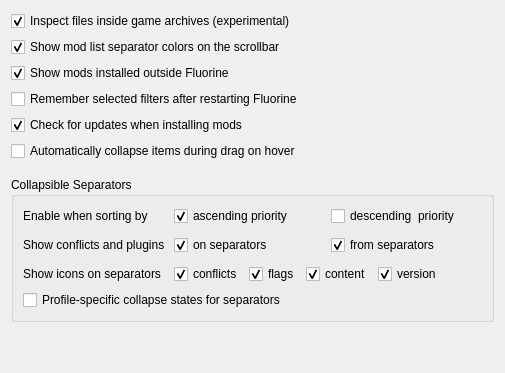
     <widget class="QWidget" name="uiTab">
      <property name="accessibleName">
       <string/>
      </property>
      <attribute name="title">
       <string>Mod List</string>
      </attribute>
      <layout class="QVBoxLayout" name="verticalLayout_19">
       <item>
        <widget class="QCheckBox" name="enableArchiveParsingBox">
         <property name="whatsThis">
          <string>Inspect files inside game archives when checking conflicts. This can slow down large mod lists and may report incomplete results. It does not change which archives the game loads.</string>
         </property>
         <property name="checked">
          <bool>true</bool>
         </property>
         <property name="text">
          <string>Inspect files inside game archives (experimental)</string>
         </property>
         <property name="toolTip">
          <string>Include archive contents when checking mod conflicts. This experimental feature can slow down large mod lists and may report incomplete results.</string>
         </property>
        </widget>
       </item>
       <item>
        <widget class="QWidget" name="widget_11" native="true">
         <layout class="QVBoxLayout" name="verticalLayout_21">
          <property name="leftMargin">
           <number>0</number>
          </property>
          <property name="topMargin">
           <number>0</number>
          </property>
          <property name="rightMargin">
           <number>0</number>
          </property>
          <property name="bottomMargin">
           <number>0</number>
          </property>
          <item>
           <widget class="QCheckBox" name="colorSeparatorsBox">
            <property name="toolTip">
             <string>Colors set on separators will also be shown in the mod list scrollbar at the location of the separator. This can be useful for quickly navigating to a specific separator.</string>
            </property>
            <property name="whatsThis">
             <string>Colors set on separators will also be shown in the mod list scrollbar at the location of the separator. This can be useful for quickly navigating to a specific separator.</string>
            </property>
            <property name="text">
             <string>Show mod list separator colors on the scrollbar</string>
            </property>
            <property name="checked">
             <bool>true</bool>
            </property>
           </widget>
          </item>
          <item>
           <widget class="QCheckBox" name="displayForeignBox">
            <property name="whatsThis">
             <string>Show mods installed outside Fluorine in the mod list. Conflicts involving loose files and archives installed by other tools may not be resolved correctly.</string>
            </property>
            <property name="checked">
             <bool>true</bool>
            </property>
            <property name="text">
             <string>Show mods installed outside Fluorine</string>
            </property>
            <property name="toolTip">
             <string>Show mods installed outside Fluorine in the mod list. When hidden, their files are treated as original game content with the lowest priority.</string>
            </property>
           </widget>
          </item>
          <item>
           <widget class="QCheckBox" name="saveFiltersBox">
            <property name="whatsThis">
             <string>Restore this library setup’s selected mod filters when Fluorine starts.</string>
            </property>
            <property name="text">
             <string>Remember selected filters after restarting Fluorine</string>
            </property>
            <property name="toolTip">
             <string>Restore this library setup’s selected mod filters when Fluorine starts.</string>
            </property>
           </widget>
          </item>
          <item>
           <widget class="QCheckBox" name="checkUpdateInstallBox">
            <property name="toolTip">
             <string>Check if updates are available for mods after installing them.</string>
            </property>
            <property name="whatsThis">
             <string>Check if updates are available for mods after installing them.</string>
            </property>
            <property name="text">
             <string>Check for updates when installing mods</string>
            </property>
            <property name="checked">
             <bool>true</bool>
            </property>
           </widget>
          </item>
          <item>
           <widget class="QCheckBox" name="autoCollapseDelayBox">
            <property name="toolTip">
             <string>Automatically collapse separators, categories or nexus ids after a delay when hovering them during drag.</string>
            </property>
            <property name="whatsThis">
             <string>Automatically collapse separators, categories or nexus ids after a delay when hovering them during drag.</string>
            </property>
            <property name="text">
             <string>Automatically collapse items during drag on hover</string>
            </property>
           </widget>
          </item>
         </layout>
        </widget>
       </item>
       <item>
        <spacer name="verticalSpacer_5">
         <property name="orientation">
          <enum>Qt::Vertical</enum>
         </property>
         <property name="sizeType">
          <enum>QSizePolicy::Fixed</enum>
         </property>
         <property name="sizeHint" stdset="0">
          <size>
           <width>20</width>
           <height>10</height>
          </size>
         </property>
        </spacer>
       </item>
       <item>
        <widget class="QGroupBox" name="collapsibleSeparatorsWidget">
         <property name="title">
          <string>Collapsible Separators</string>
         </property>
         <property name="flat">
          <bool>false</bool>
         </property>
         <property name="checkable">
          <bool>false</bool>
         </property>
         <property name="checked">
          <bool>false</bool>
         </property>
         <layout class="QVBoxLayout" name="verticalLayout_17">
          <item>
           <layout class="QGridLayout" name="gridLayout_9">
            <property name="verticalSpacing">
             <number>9</number>
            </property>
            <item row="5" column="1">
             <widget class="QCheckBox" name="collapsibleSeparatorsHighlightToBox">
              <property name="toolTip">
               <string>Highlight collapsed separators based on conflicts and plugins from mods inside them.</string>
              </property>
              <property name="whatsThis">
               <string>Highlight collapsed separators based on conflicts and plugins from mods inside them.</string>
              </property>
              <property name="text">
               <string>on separators</string>
              </property>
              <property name="checked">
               <bool>true</bool>
              </property>
             </widget>
            </item>
            <item row="1" column="0">
             <widget class="QLabel" name="collapsibleSeparatorsLabel">
              <property name="text">
               <string>Enable when sorting by</string>
              </property>
             </widget>
            </item>
            <item row="5" column="0">
             <widget class="QLabel" name="label_34">
              <property name="text">
               <string>Show conflicts and plugins </string>
              </property>
             </widget>
            </item>
            <item row="5" column="2">
             <widget class="QCheckBox" name="collapsibleSeparatorsHighlightFromBox">
              <property name="toolTip">
               <string>When selecting a collapsed separator, highlight conflicting mods and plugins from mods inside the separator.</string>
              </property>
              <property name="whatsThis">
               <string>When selecting a collapsed separator, highlight conflicting mods and plugins from mods inside the separator.</string>
              </property>
              <property name="text">
               <string>from separators</string>
              </property>
              <property name="checked">
               <bool>true</bool>
              </property>
             </widget>
            </item>
            <item row="1" column="1">
             <widget class="QCheckBox" name="collapsibleSeparatorsAscBox">
              <property name="text">
               <string>ascending priority</string>
              </property>
              <property name="checked">
               <bool>true</bool>
              </property>
             </widget>
            </item>
            <item row="1" column="2">
             <widget class="QCheckBox" name="collapsibleSeparatorsDscBox">
              <property name="text">
               <string>descending  priority</string>
              </property>
             </widget>
            </item>
            <item row="8" column="0">
             <widget class="QLabel" name="label_35">
              <property name="text">
               <string>Show icons on separators</string>
              </property>
             </widget>
            </item>
            <item row="8" column="1" colspan="2">
             <widget class="QWidget" name="widget_4" native="true">
              <layout class="QHBoxLayout" name="horizontalLayout_7">
               <property name="leftMargin">
                <number>0</number>
               </property>
               <property name="topMargin">
                <number>0</number>
               </property>
               <property name="rightMargin">
                <number>0</number>
               </property>
               <property name="bottomMargin">
                <number>0</number>
               </property>
               <item>
                <widget class="QCheckBox" name="collapsibleSeparatorsIconsConflictsBox">
                 <property name="text">
                  <string>conflicts</string>
                 </property>
                 <property name="checked">
                  <bool>true</bool>
                 </property>
                </widget>
               </item>
               <item>
                <widget class="QCheckBox" name="collapsibleSeparatorsIconsFlagsBox">
                 <property name="text">
                  <string>flags</string>
                 </property>
                 <property name="checked">
                  <bool>true</bool>
                 </property>
                </widget>
               </item>
               <item>
                <widget class="QCheckBox" name="collapsibleSeparatorsIconsContentsBox">
                 <property name="text">
                  <string>content</string>
                 </property>
                 <property name="checked">
                  <bool>true</bool>
                 </property>
                </widget>
               </item>
               <item>
                <widget class="QCheckBox" name="collapsibleSeparatorsIconsVersionBox">
                 <property name="text">
                  <string>version</string>
                 </property>
                 <property name="checked">
                  <bool>true</bool>
                 </property>
                </widget>
               </item>
               <item>
                <spacer name="horizontalSpacer_3">
                 <property name="orientation">
                  <enum>Qt::Horizontal</enum>
                 </property>
                 <property name="sizeHint" stdset="0">
                  <size>
                   <width>40</width>
                   <height>20</height>
                  </size>
                 </property>
                </spacer>
               </item>
              </layout>
             </widget>
            </item>
           </layout>
          </item>
          <item>
           <widget class="QCheckBox" name="collapsibleSeparatorsPerProfileBox">
            <property name="toolTip">
             <string>Do not share the collapse/expanded state of separators between profiles.</string>
            </property>
            <property name="whatsThis">
             <string>Do not share the collapse/expanded state of separators between profiles.</string>
            </property>
            <property name="text">
             <string>Profile-specific collapse states for separators</string>
            </property>
           </widget>
          </item>
         </layout>
        </widget>
       </item>
       <item>
        <spacer name="verticalSpacer_13">
         <property name="orientation">
          <enum>Qt::Vertical</enum>
         </property>
         <property name="sizeHint" stdset="0">
          <size>
           <width>20</width>
           <height>40</height>
          </size>
         </property>
        </spacer>
       </item>
      </layout>
     </widget>
